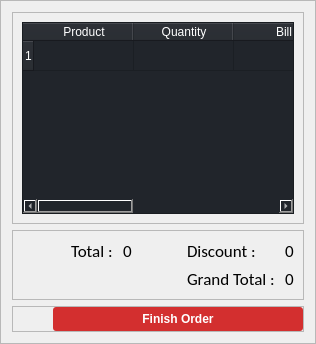
                                 <widget class="QFrame" name="frame_34">
                                  <property name="sizePolicy">
                                   <sizepolicy hsizetype="Preferred" vsizetype="Expanding">
                                    <horstretch>0</horstretch>
                                    <verstretch>0</verstretch>
                                   </sizepolicy>
                                  </property>
                                  <property name="frameShape">
                                   <enum>QFrame::StyledPanel</enum>
                                  </property>
                                  <property name="frameShadow">
                                   <enum>QFrame::Raised</enum>
                                  </property>
                                  <layout class="QVBoxLayout" name="verticalLayout_35">
                                   <item>
                                    <widget class="QFrame" name="frame_36">
                                     <property name="sizePolicy">
                                      <sizepolicy hsizetype="Preferred" vsizetype="Preferred">
                                       <horstretch>0</horstretch>
                                       <verstretch>0</verstretch>
                                      </sizepolicy>
                                     </property>
                                     <property name="minimumSize">
                                      <size>
                                       <width>0</width>
                                       <height>0</height>
                                      </size>
                                     </property>
                                     <property name="frameShape">
                                      <enum>QFrame::StyledPanel</enum>
                                     </property>
                                     <property name="frameShadow">
                                      <enum>QFrame::Raised</enum>
                                     </property>
                                     <layout class="QHBoxLayout" name="horizontalLayout_19">
                                      <item>
                                       <widget class="QTableWidget" name="orderDetailTable">
                                        <property name="sizePolicy">
                                         <sizepolicy hsizetype="Expanding" vsizetype="Expanding">
                                          <horstretch>0</horstretch>
                                          <verstretch>0</verstretch>
                                         </sizepolicy>
                                        </property>
                                        <property name="styleSheet">
                                         <string notr="true">background-color: rgb(33, 37, 43);
color: rgb(255, 255, 255);</string>
                                        </property>
                                        <row>
                                         <property name="text">
                                          <string>1</string>
                                         </property>
                                        </row>
                                        <column>
                                         <property name="text">
                                          <string>Product</string>
                                         </property>
                                        </column>
                                        <column>
                                         <property name="text">
                                          <string>Quantity</string>
                                         </property>
                                        </column>
                                        <column>
                                         <property name="text">
                                          <string>Bill</string>
                                         </property>
                                        </column>
                                        <column>
                                         <property name="text">
                                          <string>Edit</string>
                                         </property>
                                        </column>
                                        <column>
                                         <property name="text">
                                          <string>Delete</string>
                                         </property>
                                        </column>
                                       </widget>
                                      </item>
                                     </layout>
                                    </widget>
                                   </item>
                                   <item>
                                    <widget class="QFrame" name="frame_35">
                                     <property name="sizePolicy">
                                      <sizepolicy hsizetype="Expanding" vsizetype="Preferred">
                                       <horstretch>0</horstretch>
                                       <verstretch>0</verstretch>
                                      </sizepolicy>
                                     </property>
                                     <property name="frameShape">
                                      <enum>QFrame::StyledPanel</enum>
                                     </property>
                                     <property name="frameShadow">
                                      <enum>QFrame::Raised</enum>
                                     </property>
                                     <layout class="QGridLayout" name="gridLayout_4">
                                      <item row="0" column="4">
                                       <widget class="QLabel" name="label_3">
                                        <property name="sizePolicy">
                                         <sizepolicy hsizetype="Minimum" vsizetype="Preferred">
                                          <horstretch>0</horstretch>
                                          <verstretch>0</verstretch>
                                         </sizepolicy>
                                        </property>
                                        <property name="font">
                                         <font>
                                          <family>Calibri</family>
                                          <pointsize>13</pointsize>
                                          <weight>50</weight>
                                          <italic>false</italic>
                                          <bold>false</bold>
                                         </font>
                                        </property>
                                        <property name="styleSheet">
                                         <string notr="true">font: 13pt &quot;Calibri&quot;;</string>
                                        </property>
                                        <property name="text">
                                         <string>Discount : </string>
                                        </property>
                                       </widget>
                                      </item>
                                      <item row="0" column="5">
                                       <widget class="QLabel" name="lblDiscount">
                                        <property name="sizePolicy">
                                         <sizepolicy hsizetype="Minimum" vsizetype="Preferred">
                                          <horstretch>0</horstretch>
                                          <verstretch>0</verstretch>
                                         </sizepolicy>
                                        </property>
                                        <property name="font">
                                         <font>
                                          <family>Calibri</family>
                                          <pointsize>13</pointsize>
                                          <weight>50</weight>
                                          <italic>false</italic>
                                          <bold>false</bold>
                                         </font>
                                        </property>
                                        <property name="styleSheet">
                                         <string notr="true">font: 13pt &quot;Calibri&quot;;</string>
                                        </property>
                                        <property name="text">
                                         <string>0</string>
                                        </property>
                                       </widget>
                                      </item>
                                      <item row="0" column="2">
                                       <widget class="QLabel" name="lblTotal">
                                        <property name="sizePolicy">
                                         <sizepolicy hsizetype="Minimum" vsizetype="Preferred">
                                          <horstretch>0</horstretch>
                                          <verstretch>0</verstretch>
                                         </sizepolicy>
                                        </property>
                                        <property name="font">
                                         <font>
                                          <family>Calibri</family>
                                          <pointsize>13</pointsize>
                                          <weight>50</weight>
                                          <italic>false</italic>
                                          <bold>false</bold>
                                         </font>
                                        </property>
                                        <property name="styleSheet">
                                         <string notr="true">font: 13pt &quot;Calibri&quot;;</string>
                                        </property>
                                        <property name="text">
                                         <string>0</string>
                                        </property>
                                       </widget>
                                      </item>
                                      <item row="1" column="5">
                                       <widget class="QLabel" name="lblGrandTotal">
                                        <property name="sizePolicy">
                                         <sizepolicy hsizetype="Minimum" vsizetype="Preferred">
                                          <horstretch>0</horstretch>
                                          <verstretch>0</verstretch>
                                         </sizepolicy>
                                        </property>
                                        <property name="font">
                                         <font>
                                          <family>Calibri</family>
                                          <pointsize>13</pointsize>
                                          <weight>50</weight>
                                          <italic>false</italic>
                                          <bold>false</bold>
                                         </font>
                                        </property>
                                        <property name="styleSheet">
                                         <string notr="true">font: 13pt &quot;Calibri&quot;;</string>
                                        </property>
                                        <property name="text">
                                         <string>0</string>
                                        </property>
                                       </widget>
                                      </item>
                                      <item row="1" column="4">
                                       <widget class="QLabel" name="label">
                                        <property name="sizePolicy">
                                         <sizepolicy hsizetype="Minimum" vsizetype="Preferred">
                                          <horstretch>0</horstretch>
                                          <verstretch>0</verstretch>
                                         </sizepolicy>
                                        </property>
                                        <property name="font">
                                         <font>
                                          <family>Calibri</family>
                                          <pointsize>13</pointsize>
                                          <weight>50</weight>
                                          <italic>false</italic>
                                          <bold>false</bold>
                                         </font>
                                        </property>
                                        <property name="styleSheet">
                                         <string notr="true">font: 13pt &quot;Calibri&quot;;</string>
                                        </property>
                                        <property name="text">
                                         <string>Grand Total : </string>
                                        </property>
                                       </widget>
                                      </item>
                                      <item row="0" column="1">
                                       <widget class="QLabel" name="label_11">
                                        <property name="sizePolicy">
                                         <sizepolicy hsizetype="Minimum" vsizetype="Preferred">
                                          <horstretch>0</horstretch>
                                          <verstretch>0</verstretch>
                                         </sizepolicy>
                                        </property>
                                        <property name="font">
                                         <font>
                                          <family>Calibri</family>
                                          <pointsize>13</pointsize>
                                          <weight>50</weight>
                                          <italic>false</italic>
                                          <bold>false</bold>
                                         </font>
                                        </property>
                                        <property name="styleSheet">
                                         <string notr="true">font: 13pt &quot;Calibri&quot;;</string>
                                        </property>
                                        <property name="text">
                                         <string>Total : </string>
                                        </property>
                                       </widget>
                                      </item>
                                      <item row="0" column="0">
                                       <spacer name="horizontalSpacer_10">
                                        <property name="orientation">
                                         <enum>Qt::Horizontal</enum>
                                        </property>
                                        <property name="sizeHint" stdset="0">
                                         <size>
                                          <width>40</width>
                                          <height>20</height>
                                         </size>
                                        </property>
                                       </spacer>
                                      </item>
                                      <item row="0" column="3">
                                       <spacer name="horizontalSpacer_15">
                                        <property name="orientation">
                                         <enum>Qt::Horizontal</enum>
                                        </property>
                                        <property name="sizeHint" stdset="0">
                                         <size>
                                          <width>40</width>
                                          <height>20</height>
                                         </size>
                                        </property>
                                       </spacer>
                                      </item>
                                     </layout>
                                    </widget>
                                   </item>
                                   <item>
                                    <widget class="QFrame" name="frame_44">
                                     <property name="frameShape">
                                      <enum>QFrame::StyledPanel</enum>
                                     </property>
                                     <property name="frameShadow">
                                      <enum>QFrame::Raised</enum>
                                     </property>
                                     <layout class="QHBoxLayout" name="horizontalLayout_17">
                                      <property name="leftMargin">
                                       <number>0</number>
                                      </property>
                                      <property name="topMargin">
                                       <number>0</number>
                                      </property>
                                      <property name="rightMargin">
                                       <number>0</number>
                                      </property>
                                      <property name="bottomMargin">
                                       <number>0</number>
                                      </property>
                                      <item>
                                       <spacer name="horizontalSpacer_9">
                                        <property name="orientation">
                                         <enum>Qt::Horizontal</enum>
                                        </property>
                                        <property name="sizeType">
                                         <enum>QSizePolicy::Expanding</enum>
                                        </property>
                                        <property name="sizeHint" stdset="0">
                                         <size>
                                          <width>40</width>
                                          <height>20</height>
                                         </size>
                                        </property>
                                       </spacer>
                                      </item>
                                      <item>
                                       <widget class="QPushButton" name="btnFinishOrder">
                                        <property name="enabled">
                                         <bool>false</bool>
                                        </property>
                                        <property name="minimumSize">
                                         <size>
                                          <width>250</width>
                                          <height>0</height>
                                         </size>
                                        </property>
                                        <property name="styleSheet">
                                         <string notr="true">QPushButton
{
    background-color: #D32F2F; /* Dark Red */
    color: white;
    border-radius: 3px;
    font: 12pt &quot;Calibri&quot;;
    font-weight: bold;
    padding: 5px;
}

QPushButton:hover
{
    background-color: #B71C1C; /* Darker Red on Hover */
}
</string>
                                        </property>
                                        <property name="text">
                                         <string>Finish Order</string>
                                        </property>
                                       </widget>
                                      </item>
                                     </layout>
                                    </widget>
                                   </item>
                                  </layout>
                                 </widget>
